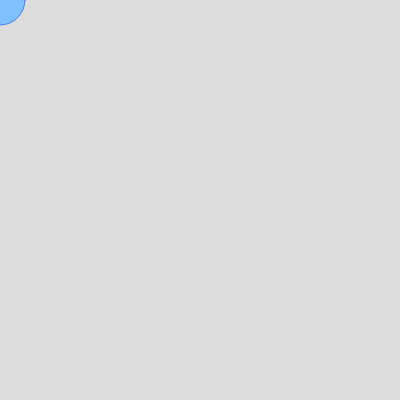
Frame 1 (no input)
Frame 60 (no input): identical to frame 1, image omitted
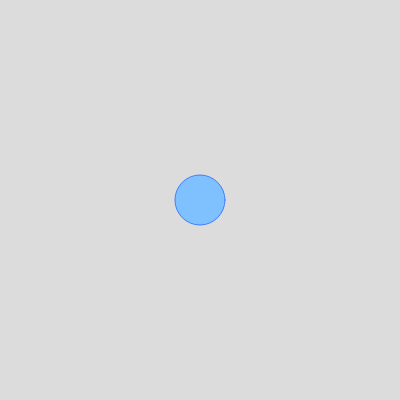
Frame 120 (the mouse pressed at the canvas centre since frame 60)

The p5.js sketch that drew these frames (run headless with seeded random() and noise() and a simulated clock; from frame 60 on, the mouse is pressed at the canvas centre):

// p5.js sketch
// ── sketch.js
// x, y coordinates of a circle
var circle_x = 50;
var circle_y = 50;
var circle_d = 50; // diameter
var circle_f;
var circle_s;

function setup() {
  createCanvas(400, 400);
  circle_f = color(127, 192, 255);
  circle_s = color(63, 127, 255);
}

function draw() {
  background(220);

  circle_x = mouseX;
  circle_y = mouseY;

  stroke(circle_s);
  fill(circle_f);
  circle(circle_x, circle_y, circle_d);
}
